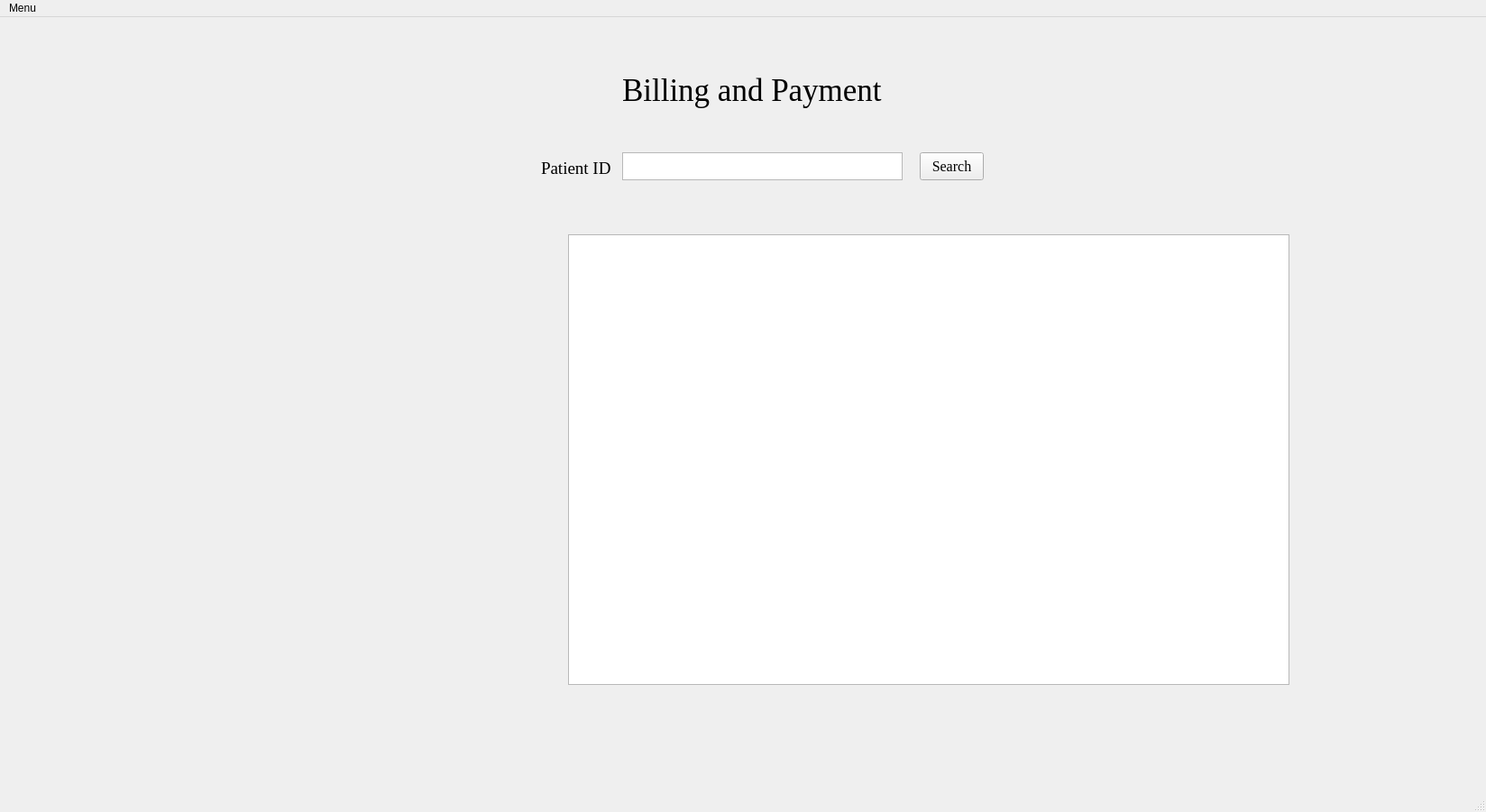
<?xml version="1.0" encoding="UTF-8"?>
<ui version="4.0">
 <class>MainWindow</class>
 <widget class="QMainWindow" name="MainWindow">
  <property name="geometry">
   <rect>
    <x>0</x>
    <y>0</y>
    <width>1648</width>
    <height>901</height>
   </rect>
  </property>
  <property name="windowTitle">
   <string>MainWindow</string>
  </property>
  <widget class="QWidget" name="centralwidget">
   <widget class="QLabel" name="label">
    <property name="geometry">
     <rect>
      <x>690</x>
      <y>10</y>
      <width>331</width>
      <height>141</height>
     </rect>
    </property>
    <property name="font">
     <font>
      <family>Times New Roman</family>
      <pointsize>26</pointsize>
     </font>
    </property>
    <property name="text">
     <string>Billing and Payment</string>
    </property>
   </widget>
   <widget class="QLabel" name="label_2">
    <property name="geometry">
     <rect>
      <x>600</x>
      <y>160</y>
      <width>121</width>
      <height>16</height>
     </rect>
    </property>
    <property name="font">
     <font>
      <family>Times New Roman</family>
      <pointsize>14</pointsize>
     </font>
    </property>
    <property name="text">
     <string>Patient ID</string>
    </property>
   </widget>
   <widget class="QTextBrowser" name="textBrowser">
    <property name="geometry">
     <rect>
      <x>690</x>
      <y>150</y>
      <width>311</width>
      <height>31</height>
     </rect>
    </property>
    <property name="font">
     <font>
      <family>Times New Roman</family>
      <pointsize>12</pointsize>
     </font>
    </property>
   </widget>
   <widget class="QPushButton" name="pushButton">
    <property name="geometry">
     <rect>
      <x>1020</x>
      <y>150</y>
      <width>71</width>
      <height>31</height>
     </rect>
    </property>
    <property name="font">
     <font>
      <family>Times New Roman</family>
      <pointsize>12</pointsize>
     </font>
    </property>
    <property name="text">
     <string>Search</string>
    </property>
   </widget>
  </widget>
  <widget class="QTableWidget" name="BillingRecords">
    <property name="geometry">
     <rect>
      <x>630</x>
      <y>260</y>
      <width>800</width>
      <height>500</height>
     </rect>
    </property>
  </widget>
  <widget class="QMenuBar" name="menubar">
   <property name="geometry">
    <rect>
     <x>0</x>
     <y>0</y>
     <width>1648</width>
     <height>21</height>
    </rect>
   </property>
   <widget class="QMenu" name="menuMenu">
    <property name="title">
     <string>Menu</string>
    </property>
    <addaction name="actionBack"/>
   </widget>
   <addaction name="menuMenu"/>
  </widget>
  <widget class="QStatusBar" name="statusbar"/>
  <action name="actionBack">
   <property name="icon">
    <iconset>
     <normaloff>fugue-icons-3.5.6/icons/arrow-curve-180-left.png</normaloff>fugue-icons-3.5.6/icons/arrow-curve-180-left.png</iconset>
   </property>
   <property name="text">
    <string>Back</string>
   </property>
  </action>
 </widget>
 <resources/>
 <connections/>
</ui>
